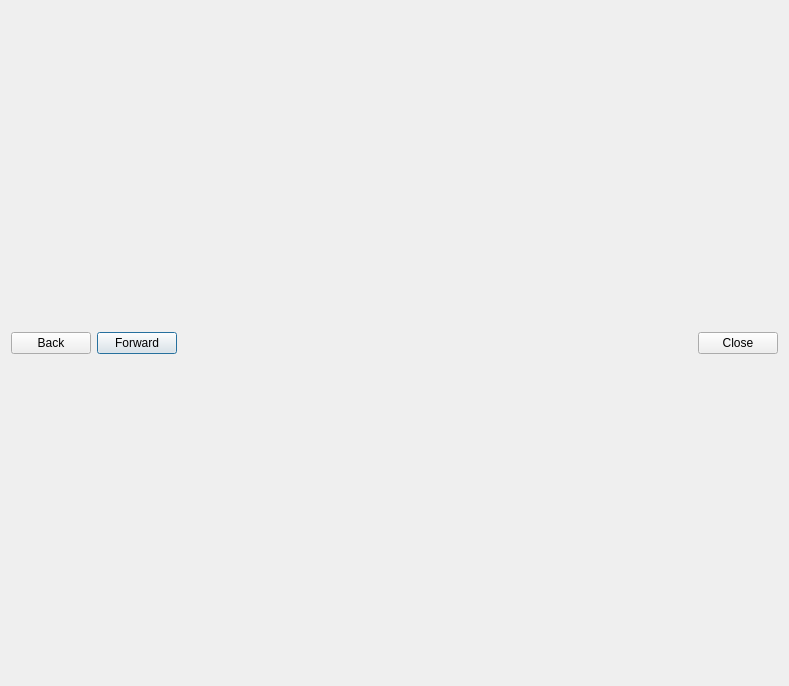
<?xml version="1.0" encoding="UTF-8"?>
<ui version="4.0">
 <class>Dialog</class>
 <widget class="QDialog" name="Dialog">
  <property name="geometry">
   <rect>
    <x>0</x>
    <y>0</y>
    <width>789</width>
    <height>686</height>
   </rect>
  </property>
  <property name="windowTitle">
   <string>Dialog</string>
  </property>
  <property name="modal">
   <bool>true</bool>
  </property>
  <layout class="QVBoxLayout" name="verticalLayout_2">
   <item>
    <layout class="QVBoxLayout" name="verticalLayout"/>
   </item>
   <item>
    <layout class="QHBoxLayout" name="horizontalLayout">
     <property name="sizeConstraint">
      <enum>QLayout::SetMinAndMaxSize</enum>
     </property>
     <item>
      <widget class="QPushButton" name="backButton">
       <property name="sizePolicy">
        <sizepolicy hsizetype="Minimum" vsizetype="Fixed">
         <horstretch>0</horstretch>
         <verstretch>0</verstretch>
        </sizepolicy>
       </property>
       <property name="text">
        <string>Back</string>
       </property>
       <property name="autoDefault">
        <bool>false</bool>
       </property>
      </widget>
     </item>
     <item>
      <widget class="QPushButton" name="forwardButton">
       <property name="text">
        <string>Forward</string>
       </property>
      </widget>
     </item>
     <item>
      <widget class="QDialogButtonBox" name="buttonBox">
       <property name="sizePolicy">
        <sizepolicy hsizetype="Minimum" vsizetype="Fixed">
         <horstretch>0</horstretch>
         <verstretch>0</verstretch>
        </sizepolicy>
       </property>
       <property name="standardButtons">
        <set>QDialogButtonBox::Close</set>
       </property>
      </widget>
     </item>
    </layout>
   </item>
  </layout>
 </widget>
 <resources/>
 <connections>
  <connection>
   <sender>buttonBox</sender>
   <signal>rejected()</signal>
   <receiver>Dialog</receiver>
   <slot>reject()</slot>
   <hints>
    <hint type="sourcelabel">
     <x>478</x>
     <y>510</y>
    </hint>
    <hint type="destinationlabel">
     <x>394</x>
     <y>342</y>
    </hint>
   </hints>
  </connection>
 </connections>
</ui>
